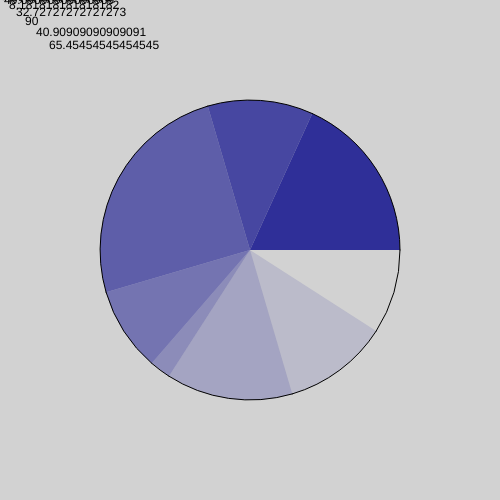
Frame 1 (no input)
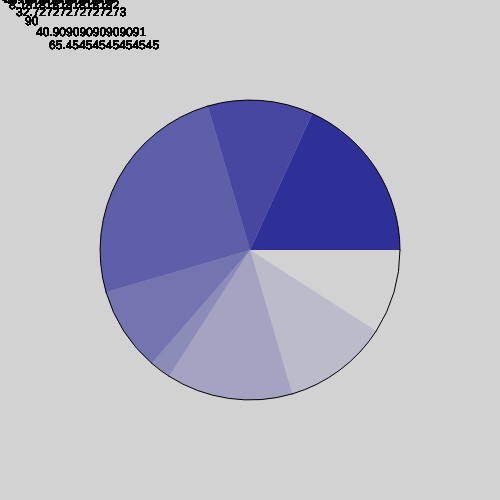
Frame 60 (no input)
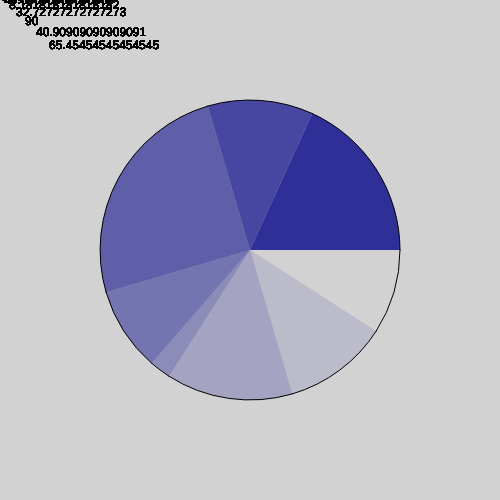
Frame 120 (the mouse pressed at the canvas centre since frame 60)

The p5.js sketch that drew these frames (run headless with seeded random() and noise() and a simulated clock; from frame 60 on, the mouse is pressed at the canvas centre):

// p5.js sketch
// ── sketch.js
/*
Type        Count

Comedy      4
Action      5
Romance     6
Drama       1
SciFi       4

            20
*/

//let dictDa = {'Comedy': 4, 'Action': 5, 'Romance': 6, 'Drama': 1, 'SciFi': 4};

let angles = [4, 5, 6, 1 , 4, 11, 5 , 8];
let annotate;
function data360(data) {
    let total = 0;
    for(let i = 0; i < data.length; i++) {
        total += data[i];
    }
    let multiZ = 360 / total;
    for(let i = 0; i <data.length; i++){
        data[i] = data[i] * multiZ;
    }
    return data;
}

function setup() {
  createCanvas(500, 500);
  annotate = createGraphics(500, 500);
  angles = data360(angles);
}

function draw() {
    background(210);
    pieChart(300, angles);
    image(annotate, 0, 0);
}

function pieChart(diameter, data) {
    let lastAngle = 0;
    textSize(32);
    for(let i = 0; i < data.length; i++) {
        let gray = map(i, 0, data.length, 0 ,255);
        fill(25, 25, 145, gray);
        arc(width /2,
            height / 2,
            diameter,
            diameter,
            lastAngle,
            lastAngle + radians(angles[i])
            );
            lastAngle += radians(angles[i]);
            annotate.text(data[i], i * i, i * i);
    }
}
// ── sketchtest.js
let dictDa = {'Comedy': 4, 'Action': 5, 'Romance': 6, 'Drama': 1, 'SciFi': 4};

function dictData360(dict) {
    let total = 0;
    let data360 = [];
    for(let key in dict) {
        total += dict[key];
    }

    let multiZ = 360 / total;

    for(let key in dict) {
       let value = dict[key];
       data360.push([value * multiZ]);
    }
    return data360;
}

let angles360 = dictData360(dictDa);



function setup() {
  createCanvas(500, 500);
}

function draw() {
    background(210);
    pieChart(300, angles360);
}

function pieChart(diameter, data) {
    let lastAngle = 0;
    for(let i = 0; i < data.length; i++) {
        let gray = map(i, 0, data.length, 0 ,255);
        fill(25, 25, 145, gray);
        arc(width /2,
            height / 2,
            diameter,
            diameter,
            lastAngle,
            lastAngle + radians(angles360[i])
            );
            lastAngle += radians(angles360[i]);
        }
}
